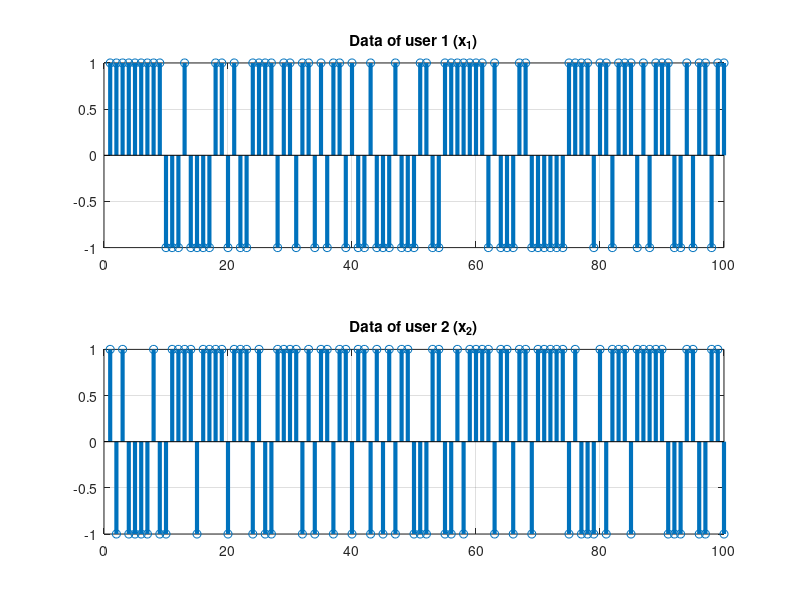
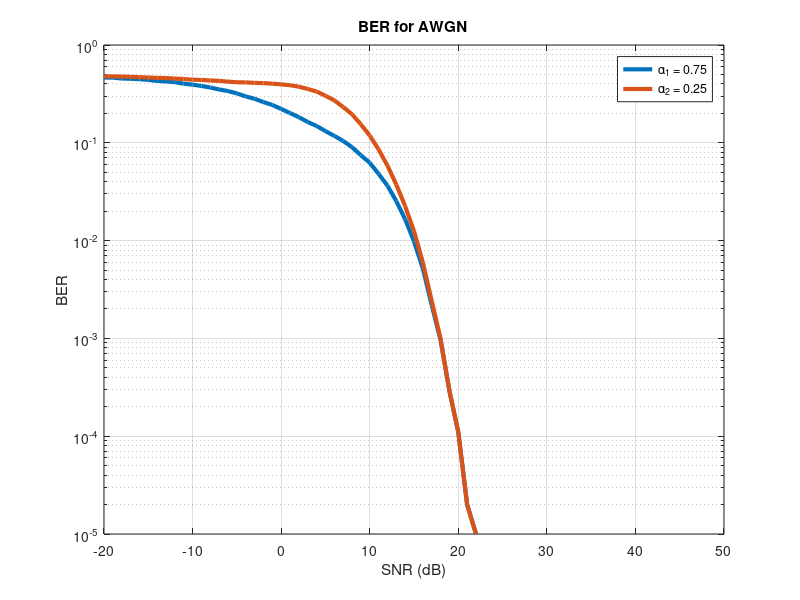

MATLAB code for these plots, in order:
%%%%%%%%%%%%%%%%%%%%%%%%%%%%%%%%%%%%
%%%% Multiple Access Techniques %%%%
%%%%%%%%%%% OMA and NOMA %%%%%%%%%%%
%%%%%%%%%%%%%%%%%%%%%%%%%%%%%%%%%%%%

clc; clear all; close all

% Some global constants %
N = 1e5;
SNR = -20:50; % SNR range in dB
snr = db2pow(SNR); % SNR range in linear scale

%%%%% OMA Transmitter %%%%%

% BPSK Signalling % 
x1 = randi([0 1],1,N);
x2 = randi([0 1],1,N);
fprintf('Data of user 1 is %s\n',sprintf('%d', x1));
fprintf('Data of user 2 is %s\n',sprintf('%d', x2));

x1bpsk = 2 * x1 - 1;
x2bpsk = 2 * x2 - 1;

% Assigning Power Coefficients to User 1 and 2 %
a1 = 0.75;
a2 = 0.25;

% Superposition coding %
x = sqrt(a1) * x1bpsk + sqrt(a2)*x2bpsk;

% Plotting data signals %
figure(1);
subplot(211);
stem(x1bpsk(1:100),'LineWidth',3);
title('Data of user 1 (x_1)');
grid on;
subplot(212);
stem(x2bpsk(1:100),'LineWidth',3);
title('Data of user 2 (x_2)');
grid on;

% Plotting superposition signal %
figure(2);
stem(x(1:100),'LineWidth',3);
title('Superposition coded signal at transmitter');
grid on;

%%%%% OMA Receiver %%%%%

for i = 1:length(snr)
    x_awgn = awgn(x,SNR(i),'measured');
    x1_received = ones(1,N);
    x1_received(x_awgn < 0) = 0;
    x1_received_ASK = ones(1,N);
    x1_received_ASK(x_awgn < 0) = 0;
    x1_received_ASK(x1_received == 0) = -1; %Remodulating BPSK signal
    remaining_signal = x_awgn - sqrt(a1) * x1_received_ASK;
    x2_received = zeros(1,N);
    x2_received(remaining_signal > 0) = 1;
    ber1(i) = biterr(x1,x1_received) / N;
    ber2(i) = biterr(x2,x2_received) / N;
end

% Plotting %
semilogy(SNR, ber1, 'linewidth', 3);
hold on;
semilogy(SNR, ber2, 'linewidth', 3);
grid on;
legend('\alpha_1 = 0.75', '\alpha_2 = 0.25');
xlabel('SNR (dB)');
ylabel('BER');
title('BER for AWGN');